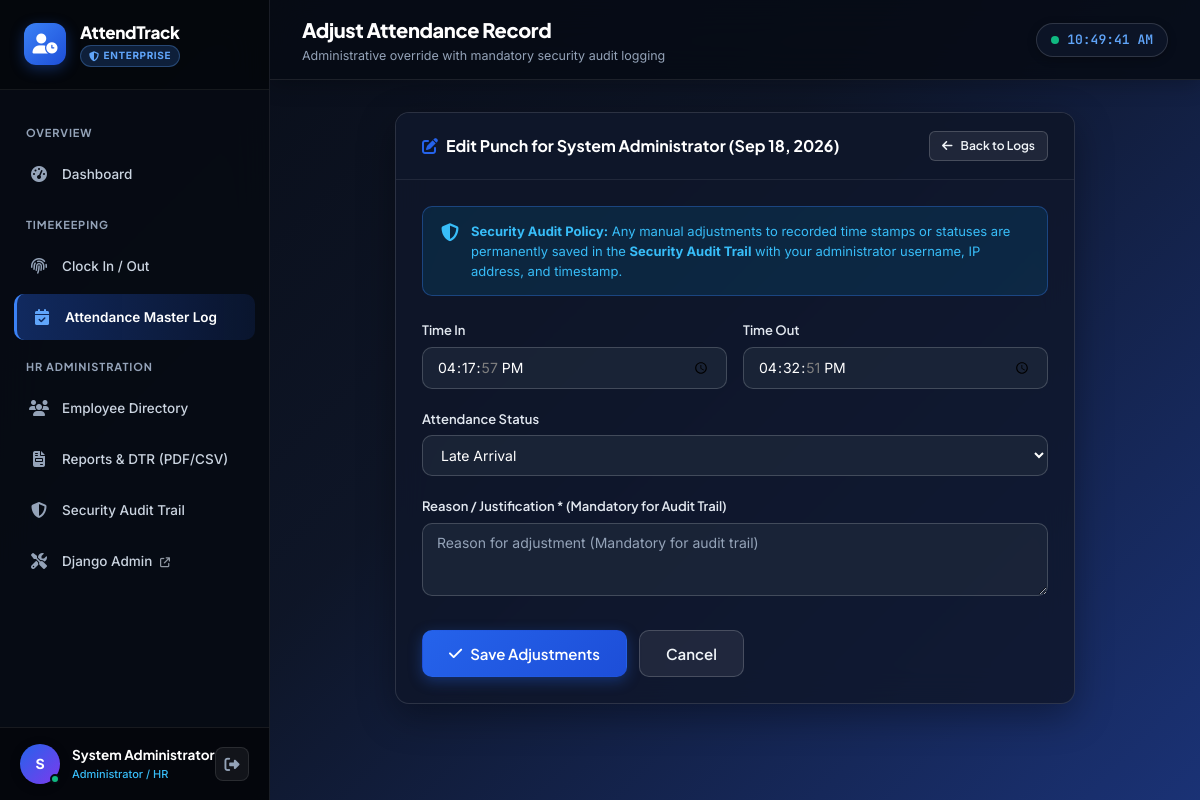
Page /attendance/68/adjust/ (signed in) on the committed database.
### core/models.py (models this page shows, shortened)
class AttendanceRecord(models.Model):
    STATUS_CHOICES = [
        ('PRESENT', 'Present (On-Time)'),
        ('LATE', 'Late Arrival'),
        ('HALF_DAY', 'Half Day'),
        ('ABSENT', 'Absent'),
        ('ON_LEAVE', 'On Leave'),
    ]
    employee = models.ForeignKey(EmployeeProfile, on_delete=models.CASCADE, related_name='attendance_records')
    date = models.DateField(default=timezone.localdate, db_index=True)
    time_in = models.TimeField(null=True, blank=True)
    time_out = models.TimeField(null=True, blank=True)
    status = models.CharField(max_length=20, choices=STATUS_CHOICES, default='PRESENT')
    late_minutes = models.IntegerField(default=0)
    overtime_hours = models.DecimalField(max_digits=5, decimal_places=2, default=Decimal('0.00'))
    total_hours = models.DecimalField(max_digits=5, decimal_places=2, default=Decimal('0.00'))
    ip_address = models.GenericIPAddressField(null=True, blank=True)
    notes = models.TextField(blank=True, default='')
    created_at = models.DateTimeField(auto_now_add=True)
    updated_at = models.DateTimeField(auto_now=True)
    class Meta:
        ordering = ['-date', '-time_in']
        constraints = [
            models.UniqueConstraint(fields=['employee', 'date'], name='unique_employee_daily_attendance')
        ]

class EmployeeProfile(models.Model):
    user = models.OneToOneField(User, on_delete=models.CASCADE, related_name='profile')
    employee_id = models.CharField(max_length=30, unique=True)
    department = models.ForeignKey(Department, on_delete=models.SET_NULL, null=True, blank=True, related_name='employees')
    job_title = models.CharField(max_length=100, default='Staff')
    contact_number = models.CharField(max_length=20, blank=True, default='')
    hire_date = models.DateField(default=timezone.localdate)
    shift_start = models.TimeField(default=time(8, 0))   # 8:00 AM standard
    shift_end = models.TimeField(default=time(17, 0))    # 5:00 PM standard
    grace_period_minutes = models.IntegerField(default=15)  # 15 minutes grace period
    is_active = models.BooleanField(default=True)
    created_at = models.DateTimeField(auto_now_add=True)
    updated_at = models.DateTimeField(auto_now=True)
    class Meta:
        ordering = ['employee_id']
    @property
    def full_name(self):
        name = self.user.get_full_name()
        return name if name else self.user.username

### core/views.py (the view)
# urls.py: path('attendance/<int:record_id>/adjust/', views.adjust_attendance_view, name='adjust_attendance'),
@login_required
def adjust_attendance_view(request, record_id):
    if not AuthManager.has_admin_access(request):
        return HttpResponseForbidden("Admin access required.")
    record = get_object_or_404(AttendanceRecord, id=record_id)
    if request.method == 'POST':
        form = AttendanceAdjustmentForm(request.POST)
        if form.is_valid():
            t_in = form.cleaned_data['time_in']
            t_out = form.cleaned_data['time_out']
            status = form.cleaned_data['status']
            notes = form.cleaned_data['notes']
            success, msg = TimeTracker.admin_adjust_record(
                record_id=record.id,
                time_in=t_in,
                time_out=t_out,
                status=status,
                notes=notes,
                admin_user=request.user
            )
            if success:
                messages.success(request, msg)
                return redirect('attendance_logs')
            else:
                messages.error(request, msg)
    else:
        form = AttendanceAdjustmentForm(initial={
            'time_in': record.time_in,
            'time_out': record.time_out,
            'status': record.status,
            'notes': record.notes
        })
    return render(request, 'attendance/adjust_record.html', {
        'form': form,
        'record': record
    })

### core/forms.py
class AttendanceAdjustmentForm(forms.Form):
    time_in = forms.TimeField(
        required=False,
        widget=forms.TimeInput(attrs={'class': 'form-control', 'type': 'time'})
    )
    time_out = forms.TimeField(
        required=False,
        widget=forms.TimeInput(attrs={'class': 'form-control', 'type': 'time'})
    )
    status = forms.ChoiceField(
        choices=AttendanceRecord.STATUS_CHOICES,
        widget=forms.Select(attrs={'class': 'form-select'})
    )
    notes = forms.CharField(
        widget=forms.Textarea(attrs={'class': 'form-control', 'rows': 3, 'placeholder': 'Reason for adjustment (Mandatory for audit trail)'})
    )

### core/oop_classes/auth_manager.py (called while the page is built)
    @property
    def is_admin(self) -> bool:
        return self.is_staff or self.is_superuser

    @classmethod
    def get_current_user(cls, request) -> User | None:
        if request.user.is_authenticated:
            return User(request.user)
        return None

    @classmethod
    def has_admin_access(cls, request) -> bool:
        user = cls.get_current_user(request)
        return user is not None and user.is_admin

### templates/attendance/adjust_record.html (shortened to what this page needs)
{% extends 'base.html' %}
{% block page_title %}Adjust Attendance Record{% endblock %}
{% block page_subtitle %}Administrative override with mandatory security audit logging{% endblock %}
{% block content %}
<div style="max-width: 680px; margin: 0 auto;">
  <div class="card">
    <div class="card-header">
      <h3>
        <i class="fa-solid fa-pen-to-square" style="color: var(--primary-600);"></i>
        <span>Edit Punch for {{ record.employee.full_name }} ({{ record.date|date:"M d, Y" }})</span>
      </h3>
      <a href="{% url 'attendance_logs' %}" class="btn btn-outline btn-sm">
        <i class="fa-solid fa-arrow-left"></i> Back to Logs
      </a>
    </div>
    <div class="card-body">
      <div style="background: var(--info-50); padding: 14px 18px; border-radius: var(--radius-md); border: 1px solid var(--primary-200); margin-bottom: 24px; font-size: 13px; color: var(--info-600); display: flex; align-items: flex-start; gap: 12px;">
        <i class="fa-solid fa-shield-halved" style="font-size: 18px; margin-top: 2px;"></i>
        <div>
          <b>Security Audit Policy:</b> Any manual adjustments to recorded time stamps or statuses are permanently saved in the <b>Security Audit Trail</b> with your administrator username, IP address, and timestamp.
        </div>
      </div>
      <form method="POST">
        <div style="display: grid; grid-template-columns: 1fr 1fr; gap: 16px;">
          <div class="form-group">
            <label class="form-label">Time In</label>
            {{ form.time_in }}
          </div>
          <div class="form-group">
            <label class="form-label">Time Out</label>
            {{ form.time_out }}
          </div>
        </div>
        <div class="form-group">
          <label class="form-label">Attendance Status</label>
          {{ form.status }}
        </div>
        <div class="form-group">
          <label class="form-label">Reason / Justification * (Mandatory for Audit Trail)</label>
          {{ form.notes }}
        </div>
        <div style="display: flex; gap: 12px; margin-top: 28px;">
          <button type="submit" class="btn btn-primary btn-lg">
            <i class="fa-solid fa-check"></i> Save Adjustments
          </button>
          <a href="{% url 'attendance_logs' %}" class="btn btn-outline btn-lg">Cancel</a>
        </div>
      </form>
    </div>
  </div>
</div>
{% endblock %}

### templates/base.html (shortened to what this page needs)
{% load static %}
<!DOCTYPE html>
<html lang="en">
<head>
  <link rel="stylesheet" href="{% static 'css/style.css' %}">
  <link rel="stylesheet" href="https://cdnjs.cloudflare.com/ajax/libs/font-awesome/6.4.0/css/all.min.css">
</head>
<body>
  <div class="app-wrapper">
    <aside class="app-sidebar">
      <div class="sidebar-brand">
        <div class="brand-icon">
          <i class="fa-solid fa-user-clock"></i>
        </div>
        <div class="brand-text">
          <h2>AttendTrack</h2>
          <div class="brand-badge"><i class="fa-solid fa-shield-halved"></i> Enterprise</div>
        </div>
      </div>
      <nav class="sidebar-nav">
        <div class="nav-section-title">Overview</div>
        <a href="{% url 'dashboard' %}" class="nav-item {% if request.resolver_match.url_name == 'dashboard' %}active{% endif %}">
          <span class="icon"><i class="fa-solid fa-gauge-high"></i></span>
          <span>Dashboard</span>
        </a>
        <div class="nav-section-title">Timekeeping</div>
        <a href="{% url 'clock_terminal' %}" class="nav-item {% if request.resolver_match.url_name == 'clock_terminal' %}active{% endif %}">
          <span class="icon"><i class="fa-solid fa-fingerprint"></i></span>
          <span>Clock In / Out</span>
        </a>
        <a href="{% url 'attendance_logs' %}" class="nav-item {% if request.resolver_match.url_name == 'attendance_logs' or request.resolver_match.url_name == 'adjust_attendance' %}active{% endif %}">
          <span class="icon"><i class="fa-solid fa-calendar-check"></i></span>
          <span>Attendance Master Log</span>
        </a>
        {% if request.user.is_staff or request.user.is_superuser %}
        <div class="nav-section-title">HR Administration</div>
        <a href="{% url 'employee_list' %}" class="nav-item {% if 'employee' in request.resolver_match.url_name %}active{% endif %}">
          <span class="icon"><i class="fa-solid fa-users"></i></span>
          <span>Employee Directory</span>
        </a>
        <a href="{% url 'reports_index' %}" class="nav-item {% if 'report' in request.resolver_match.url_name %}active{% endif %}">
          <span class="icon"><i class="fa-solid fa-file-invoice"></i></span>
          <span>Reports & DTR (PDF/CSV)</span>
        </a>
        <a href="{% url 'audit_logs' %}" class="nav-item {% if request.resolver_match.url_name == 'audit_logs' %}active{% endif %}">
          <span class="icon"><i class="fa-solid fa-shield-halved"></i></span>
          <span>Security Audit Trail</span>
        </a>
        <a href="/admin/" target="_blank" class="nav-item">
          <span class="icon"><i class="fa-solid fa-screwdriver-wrench"></i></span>
          <span>Django Admin <i class="fa-solid fa-arrow-up-right-from-square" style="font-size: 10px; margin-left: 4px; opacity: 0.7;"></i></span>
        </a>
        {% endif %}
      </nav>
      <div class="sidebar-user">
        <div class="user-avatar">
          {{ request.user.first_name|default:request.user.username|slice:":1"|upper }}
          <span class="status-indicator"></span>
        </div>
        <div class="user-info">
          <div class="user-name">{{ request.user.get_full_name|default:request.user.username }}</div>
          <div class="user-role">
            {% if request.user.is_staff or request.user.is_superuser %}
              Administrator / HR
            {% else %}
              Staff / Employee
            {% endif %}
          </div>
        </div>
        <a href="{% url 'logout' %}" class="btn-logout" title="Sign Out">
          <i class="fa-solid fa-right-from-bracket"></i>
        </a>
      </div>
    </aside>
    <main class="app-main">
      <header class="app-topbar">
        <div class="topbar-left">
          <div class="topbar-title">
            <h1>{% block page_title %}Overview{% endblock %}</h1>
            <p>{% block page_subtitle %}SDF04 - Object-Oriented Programming Attendance Management System{% endblock %}</p>
          </div>
        </div>
        <div class="topbar-actions">
          <div class="live-time-chip" title="Asia/Manila Server Synced">
            <span class="pulse-dot"></span>
            <span id="topbar-live-clock">--:--:-- --</span>
          </div>
        </div>
      </header>
      <div class="content-body">
        {% block content %}{% endblock %}
      </div>
    </main>
  </div>
</body>
</html>

### rows in the picture
AttendanceRecord: employee.full_name "System Administrator", date "Sep 18, 2026"

### other values in the picture
{{ request.user.first_name|default:request.user.username|slice:":1"|upper }} "S"
{{ request.user.get_full_name|default:request.user.username }} "System Administrator"
